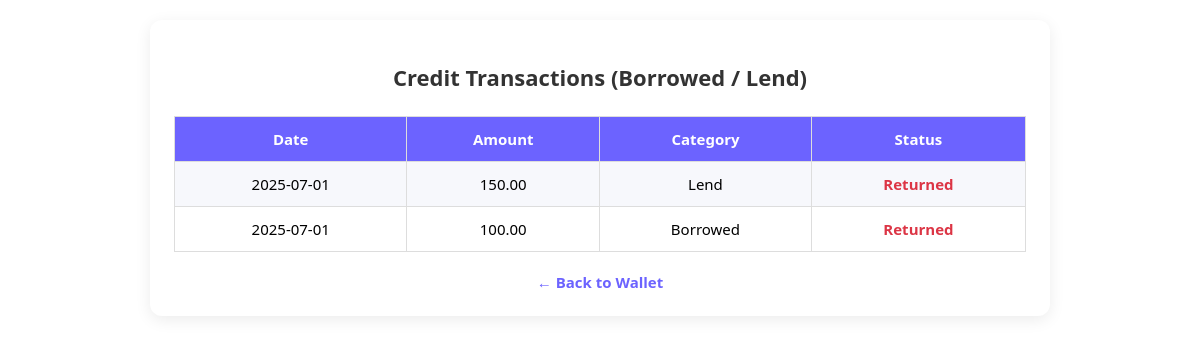
The app's page /credits/ (signed in) with its own data.
### myWalletapp/models.py (models this page shows, shortened)
class Transaction(models.Model):
    user = models.ForeignKey(User, on_delete=models.CASCADE)
    amount = models.DecimalField(
        max_digits=10,
        decimal_places=2,
        help_text="Transaction amount"
    )
    category = models.ForeignKey(
        Category,
        on_delete=models.CASCADE,
        related_name='transactions',
        help_text="Select or create a category"
    )
    description = models.CharField(
        max_length=100,
        blank=True,
        null=True,
        help_text="Optional transaction description"
    )
    date = models.DateTimeField(default=timezone.now)
    returned = models.BooleanField(default=False)
    return_date = models.DateTimeField(null=True, blank=True)
    class Meta:
        ordering = ['-date']
        verbose_name = "Transaction"
        verbose_name_plural = "Transactions"

class Category(models.Model):
    INCOME = 'IN'
    EXPENSE = 'EX'
    TYPE_CHOICES = [
        (INCOME, 'Income'),
        (EXPENSE, 'Expense'),
    ]
    user = models.ForeignKey(User, on_delete=models.CASCADE)
    name = models.CharField(
        max_length=50,
        validators=[MinLengthValidator(2)],
        help_text="Category name (e.g. Salary, Rent, Food)"
    )
    transaction_type = models.CharField(
        max_length=2,
        choices=TYPE_CHOICES,
        help_text="Income or Expense category"
    )
    is_default = models.BooleanField(default=False)
    class Meta:
        verbose_name_plural = "Categories"
        unique_together = ('user', 'name', 'transaction_type')
        ordering = ['transaction_type', 'name']

### myWalletapp/views.py (the view)
# urls.py: path('credits/', views.credit_view, name='credit_view'),
@login_required
def credit_view(request):
    credit_categories = Category.objects.filter(user=request.user, name__in=['Borrowed', 'Lend'])
    credits = Transaction.objects.filter(user=request.user, category__in=credit_categories)
    return render(request, 'credit_view.html', {
        'credits': credits
    })

### Template/credit_view.html (shortened to what this page needs)
<!DOCTYPE html>
<html lang="en">
<head>
</head>
<body>
<div class="container">
    <h2>Credit Transactions (Borrowed / Lend)</h2>
    <table>
        <tr>
            <th>Date</th>
            <th>Amount</th>
            <th>Category</th>
            <th>Status</th>
        </tr>
        {% for txn in credits %}
        <tr>
            <td>{{ txn.date|date:"Y-m-d" }}</td>
            <td>{{ txn.amount }}</td>
            <td>{{ txn.category.name }}</td>
            <td>
                {% if txn.returned %}
                    <span class="returned">Returned</span>
                {% else %}
                    <form action="{% url 'myWalletapp:mark_as_returned' txn.pk %}" method="post" style="margin: 0;">
                        {% csrf_token %}
                        <button type="submit">Mark Returned</button>
                    </form>
                {% endif %}
            </td>
        </tr>
        {% endfor %}
    </table>
    <a href="{% url 'myWalletapp:wallet' %}">← Back to Wallet</a>
</div>
</body>
</html>

### Template/credit_view.html (style rules this page uses)
* { box-sizing: border-box; }
body { font-family: 'Segoe UI', Tahoma, Geneva, Verdana, sans-serif; background-color: #ffffff; margin: 0; padding: 0; display: flex; justify-content: center; align-items: flex-start; min-height: 100vh; }
.container { background-color: #fff; padding: 24px; margin: 20px; border-radius: 12px; box-shadow: 0 4px 16px rgba(0, 0, 0, 0.08); width: 100%; max-width: 900px; overflow-x: auto; }
h2 { text-align: center; margin-bottom: 24px; color: #333; font-size: 22px; }
table { width: 100%; border-collapse: collapse; min-width: 600px; }
th, td { padding: 12px; text-align: center; border: 1px solid #ddd; font-size: 15px; }
th { background-color: #6c63ff; color: white; }
tr:nth-child(even) { background-color: #f7f8fc; }
.returned { font-weight: bold; color: #dc3545; }
a { display: block; text-align: center; text-decoration: none; font-weight: bold; color: #6c63ff; margin-top: 20px; font-size: 15px; }

### records on screen
Transaction: date "2025-07-01", amount "150.00", category.name "Lend", returned "Returned"
Transaction: date "2025-07-01", amount "100.00", category.name "Borrowed", returned "Returned"
